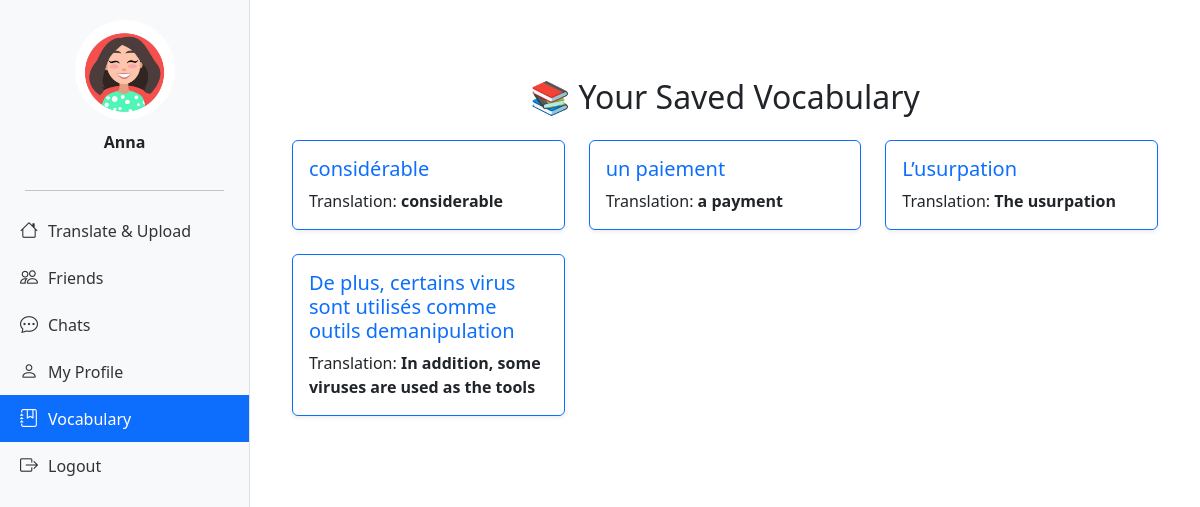
Page /vocabulary (signed in) on the committed database.
### tables this page shows
CREATE TABLE vocabulary (
    id INTEGER PRIMARY KEY AUTOINCREMENT,
    user_id INTEGER NOT NULL,
    word TEXT NOT NULL,
    translation TEXT NOT NULL,
    FOREIGN KEY (user_id) REFERENCES users(id)
);

### app.py (the view)
@app.route('/vocabulary')
def view_vocabulary():
    if 'user_id' not in session:
        return redirect(url_for('login'))
    user_id = session['user_id']
    vocab = get_vocabulary(user_id)
    return render_template('vocabulary.html', vocab=vocab)

### app.py (called while the page is built)
def get_vocabulary(user_id):
    conn = sqlite3.connect("vocabulary.db")
    cursor = conn.cursor()
    cursor.execute("SELECT word, translation FROM vocabulary WHERE user_id = ?", (user_id,))
    vocab = cursor.fetchall()
    conn.close()
    return vocab

### templates/vocabulary.html (shortened to what this page needs)
{% extends 'base.html' %}
{% block content %}
<div class="container mt-5">
    <h2 class="mb-4 text-center">📚 Your Saved Vocabulary</h2>
    {% if vocab %}
    <div class="row row-cols-1 row-cols-md-2 row-cols-lg-3 g-4">
        {% for word, translation in vocab %}
        <div class="col">
            <div class="card h-100 shadow-sm border-primary">
                <div class="card-body">
                    <h5 class="card-title text-primary">{{ word }}</h5>
                    <p class="card-text">Translation: <strong>{{ translation }}</strong></p>
                </div>
            </div>
        </div>
        {% endfor %}
    </div>
    {% else %}
    <div class="alert alert-info text-center mt-4">
        You haven't saved any vocabulary yet. Start translating!
    </div>
    {% endif %}
</div>
{% endblock %}

### templates/base.html (style rules this page uses)
body { margin: 0; padding: 0; font-family: "Segoe UI", Tahoma, Geneva, Verdana, sans-serif; }

### rows in the picture
vocabulary: word "considérable"
vocabulary: word "un paiement"
vocabulary: word "L’usurpation"
vocabulary: word "De plus, certains virus sont utilisés comme outils demanipulation"

### other values in the picture
{{ session.get('username', 'User') }} "Anna"
